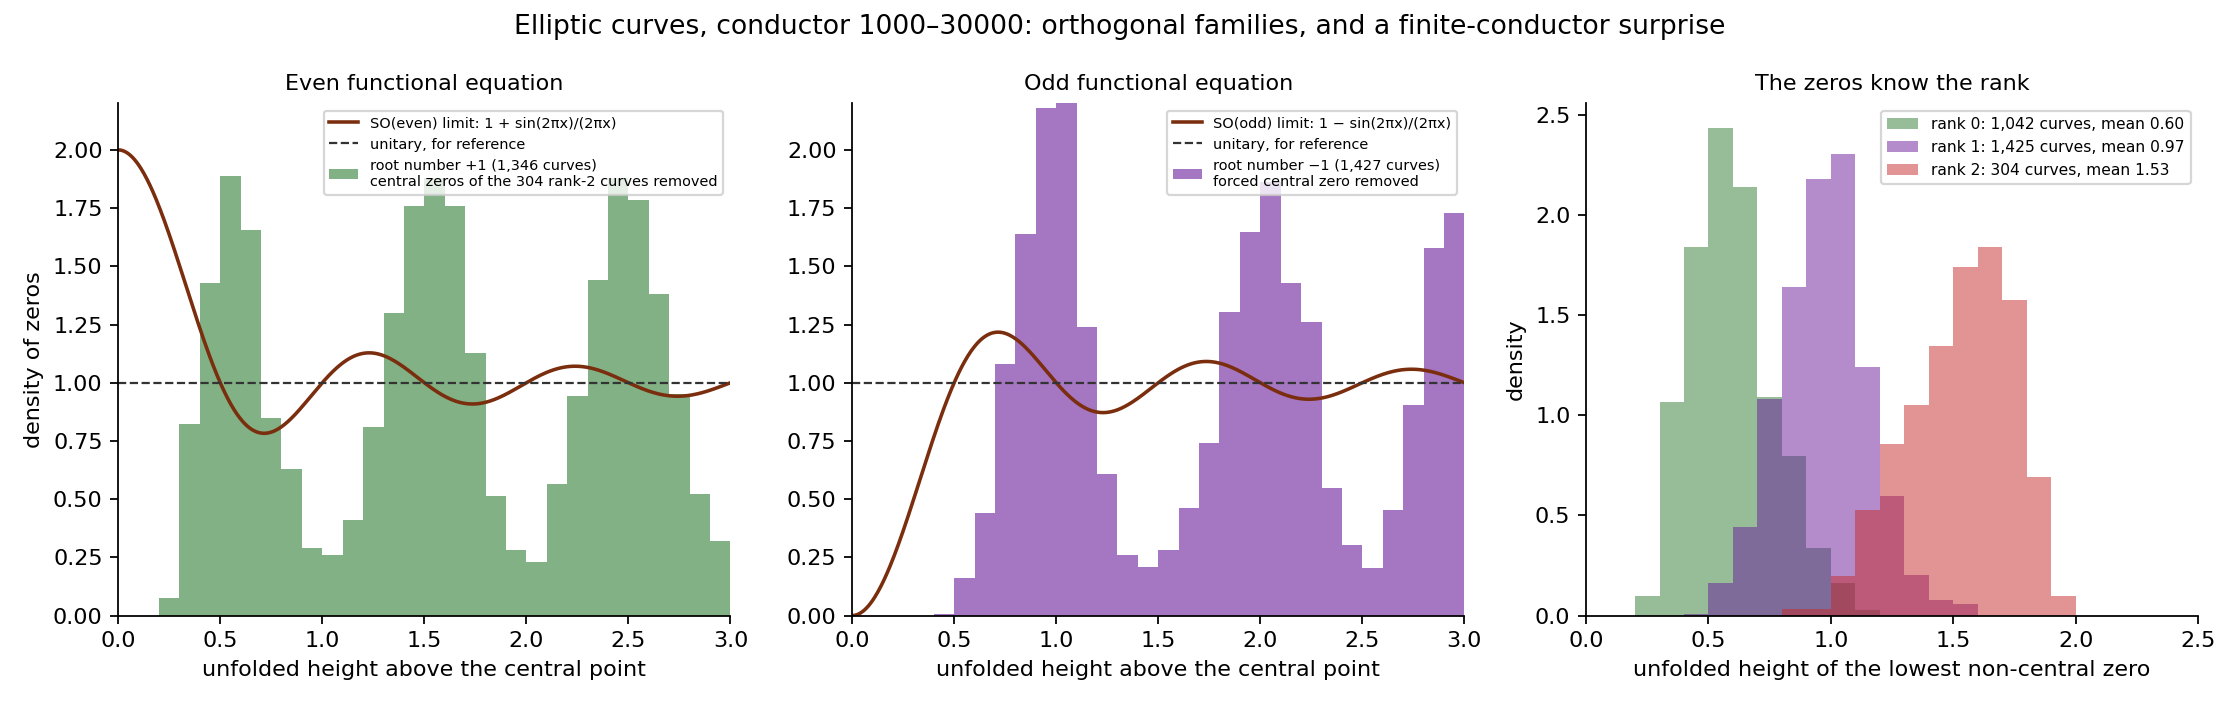

Write Python code to recreate this figure.
"""Elliptic curves: the orthogonal symmetry types, split by root number.

Random short-Weierstrass curves y^2 = x^3 + ax + b with conductor in
[1000, 30000], one per isogeny class (deduplicated by conductor and
a_p for p <= 13). PARI/GP computes conductor, root number, order of
vanishing at the center, and the low zeros. Zeros are unfolded with the
exact mean counting function for a degree-2 L-function.

Katz–Sarnak limit: root number +1 -> SO(even), density 1 + sin(2pi x)/(2pi x)
(zeros attracted to the center); root number -1 -> SO(odd), a forced
central zero plus density 1 - sin(2pi x)/(2pi x). At these conductors the
odd family behaves; the even family shows a hole at the center instead of
a peak (Miller 2006), and the lowest non-central zero moves outward with
rank: ~0.6 for rank 0, ~1.0 for rank 1, ~1.5 for rank 2.

Requires: PARI/GP (`gp`), numpy, scipy, matplotlib. Runtime ~30 s.
"""
import os, re, subprocess
import numpy as np
from scipy.special import loggamma

if not os.path.exists("ell_zeros.txt"):
    print("computing elliptic curve family...")
    subprocess.run(["gp", "-q"], input='read("ell.gp"); print(ellfam(1000, 30000, 8, 5000, "ell_zeros.txt", 11))', text=True)

def unfold(gam, N):
    """Mean number of zeros with 0 < ordinate <= gam for an elliptic curve
    L-function of conductor N (analytic normalization: Gamma(s+1/2), (sqrt N / 2pi)^s)."""
    return (loggamma(1 + 1j * gam).imag + gam * np.log(np.sqrt(N) / (2 * np.pi))) / np.pi

even_all, odd_all, by_rank = [], [], {0: [], 1: [], 2: []}
n_even = n_odd = excess = 0
for line in open("ell_zeros.txt"):
    N, w, r, rest = line.split(" ", 3); N, w, r = int(N), int(w), int(r)
    z = np.array([float(v) for v in re.findall(r"[-\d.]+(?:E-?\d+)?", rest)])
    nz = z[z > 1e-9]                      # drop the zeros at the central point
    if len(nz) == 0: continue
    u = unfold(nz, N)
    if w == 1: n_even += 1; even_all.extend(u); excess += (r >= 2)
    else:      n_odd += 1;  odd_all.extend(u)
    if r in by_rank: by_rank[r].append(u[0])

bins = np.arange(0, 3.05, 0.1); mid = (bins[:-1] + bins[1:]) / 2
he = np.histogram(even_all, bins=bins)[0] / (n_even * 0.1)
ho = np.histogram(odd_all, bins=bins)[0] / (n_odd * 0.1)
print(f"even (root number +1): {n_even} curves, {excess} with rank >= 2; density in first bins:", " ".join(f"{v:.2f}" for v in he[:5]))
print(f"odd  (root number -1): {n_odd} curves; density in first bins:", " ".join(f"{v:.2f}" for v in ho[:5]))
for r in (0, 1, 2):
    a = np.array(by_rank[r]); print(f"lowest non-central zero, rank {r}: {len(a)} curves, mean {a.mean():.3f}, median {np.median(a):.3f}")

try:
    import matplotlib; matplotlib.use("Agg"); import matplotlib.pyplot as plt
    x = np.linspace(0.001, 3, 600); sinc = np.sin(2 * np.pi * x) / (2 * np.pi * x)
    fig, (ax1, ax2, ax3) = plt.subplots(1, 3, figsize=(14, 4.4), dpi=160)
    ax1.bar(mid, he, width=0.1, color="#2e7d32", alpha=0.6, label=f"root number +1 ({n_even:,} curves)\ncentral zeros of the {excess} rank-2 curves removed")
    ax1.plot(x, 1 + sinc, color="#7a2e0e", lw=1.6, label="SO(even) limit: 1 + sin(2πx)/(2πx)"); ax1.set_title("Even functional equation", fontsize=10)
    ax2.bar(mid, ho, width=0.1, color="#6a1b9a", alpha=0.6, label=f"root number −1 ({n_odd:,} curves)\nforced central zero removed")
    ax2.plot(x, 1 - sinc, color="#7a2e0e", lw=1.6, label="SO(odd) limit: 1 − sin(2πx)/(2πx)"); ax2.set_title("Odd functional equation", fontsize=10)
    for ax in (ax1, ax2):
        ax.plot(x, np.ones_like(x), color="#333", lw=1, ls="--", label="unitary, for reference")
        ax.set_xlim(0, 3); ax.set_ylim(0, 2.2); ax.set_xlabel("unfolded height above the central point"); ax.legend(fontsize=6.5, loc="upper right"); ax.spines[["top", "right"]].set_visible(False)
    ax1.set_ylabel("density of zeros")
    b3 = np.arange(0, 2.55, 0.1); m3 = (b3[:-1] + b3[1:]) / 2
    for r, c in zip((0, 1, 2), ("#2e7d32", "#6a1b9a", "#c62828")):
        a = np.array(by_rank[r]); ax3.bar(m3, np.histogram(a, bins=b3)[0] / (len(a) * 0.1), width=0.1, color=c, alpha=0.5, label=f"rank {r}: {len(a):,} curves, mean {a.mean():.2f}")
    ax3.set_xlim(0, 2.5); ax3.set_xlabel("unfolded height of the lowest non-central zero"); ax3.set_ylabel("density")
    ax3.set_title("The zeros know the rank", fontsize=10); ax3.legend(fontsize=7); ax3.spines[["top", "right"]].set_visible(False)
    fig.suptitle("Elliptic curves, conductor 1000–30000: orthogonal families, and a finite-conductor surprise", fontsize=12)
    plt.tight_layout(); plt.savefig("orthogonal_families.png"); print("saved orthogonal_families.png")
except ImportError:
    print("matplotlib not available; skipped the picture")
